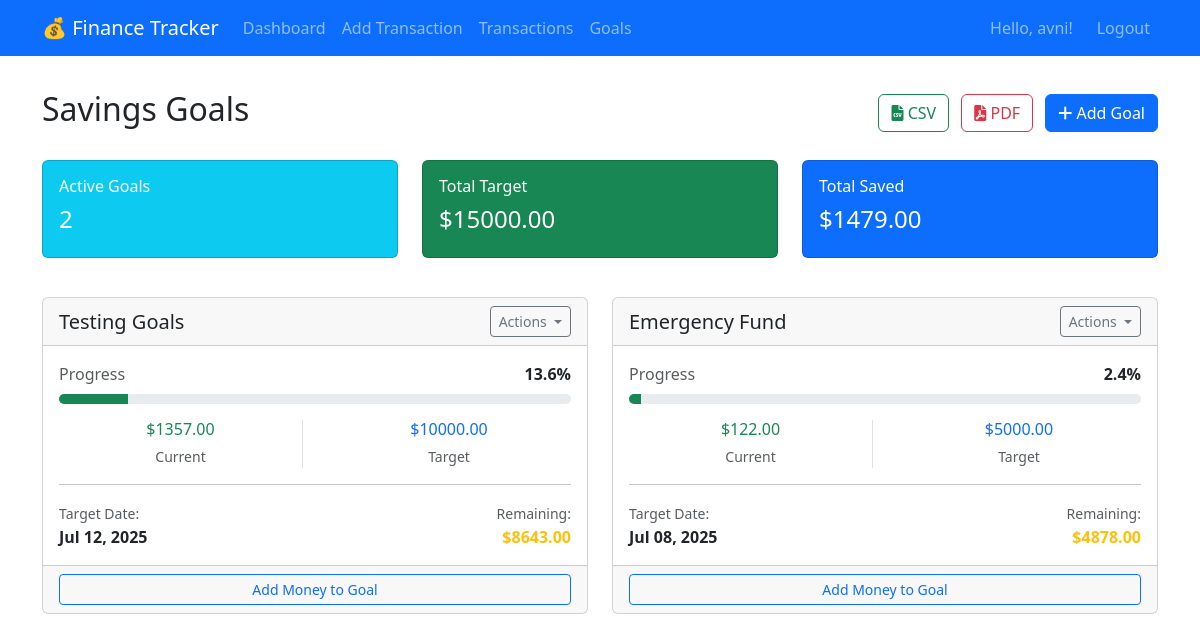
/goals/ (signed in), run on an earlier commit of the app's database.
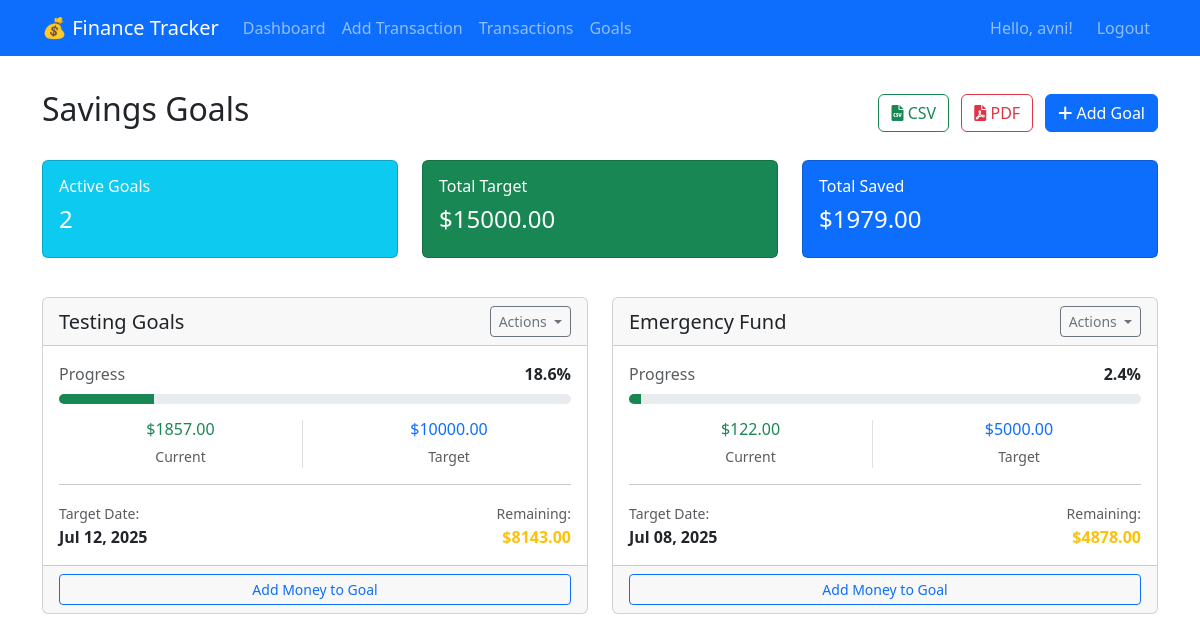
And on a later commit of the database.
### tracker/models.py (models this page shows, shortened)
class SavingsGoal(models.Model):
    user = models.ForeignKey(User, on_delete=models.CASCADE)
    name = models.CharField(max_length=100)
    target_amount = models.DecimalField(max_digits=10, decimal_places=2)
    current_amount = models.DecimalField(max_digits=10, decimal_places=2, default=0)
    target_date = models.DateField()
    description = models.TextField(blank=True)
    created_at = models.DateTimeField(auto_now_add=True)
    updated_at = models.DateTimeField(auto_now=True)
    @property
    def progress_percentage(self):
        if self.target_amount > 0:
            return min((float(self.current_amount) / float(self.target_amount)) * 100, 100)
        return 0

### tracker/views.py (the view)
# urls.py: path('goals/', views.savings_goals, name='savings_goals'),
@login_required
def savings_goals(request):
    goals = SavingsGoal.objects.filter(user=request.user).order_by('-created_at')
    active_goals_count = goals.count()
    total_target = goals.aggregate(Sum('target_amount'))['target_amount__sum'] or 0
    total_saved = goals.aggregate(Sum('current_amount'))['current_amount__sum'] or 0
    for goal in goals:
        goal.remaining_amount = goal.target_amount - goal.current_amount
        goal.is_overdue = goal.target_date < timezone.now().date() and goal.progress_percentage < 100
    context = {
        'goals': goals,
        'active_goals_count': active_goals_count,
        'total_target': total_target,
        'total_saved': total_saved,
    }
    return render(request, 'tracker/goals.html', context)

### templates/tracker/goals.html (shortened to what the changed rows need)
{% extends 'base.html' %}
{% load static %}
{% block content %}
<div class="d-flex justify-content-between align-items-center mb-4">
    <h2>Savings Goals</h2>
</div>
<div class="row mb-4">
    <div class="col-md-4">
        <div class="card bg-primary text-white dashboard-card">
            <div class="card-body">
                <h6>Total Saved</h6>
                <h4>${{ total_saved|floatformat:2 }}</h4>
            </div>
        </div>
    </div>
</div>
{% if goals %}
    <div class="row">
        {% for goal in goals %}
        <div class="col-lg-6 mb-4">
            <div class="card h-100">
                <div class="card-header d-flex justify-content-between align-items-center">
                    <h5 class="mb-0">{{ goal.name }}</h5>
                    <div class="dropdown">
                        <button class="btn btn-sm btn-outline-secondary dropdown-toggle" type="button" data-bs-toggle="dropdown">
                            Actions
                        </button>
                    </div>
                </div>
                <div class="card-body">
                    <div class="mb-3">
                        <div class="d-flex justify-content-between align-items-center mb-2">
                            <span class="text-muted">Progress</span>
                            <span class="fw-bold">{{ goal.progress_percentage|floatformat:1 }}%</span>
                        </div>
                        <div class="progress" style="height: 10px;">
                            <div class="progress-bar bg-success"
                                 role="progressbar"
                                 style="--progress: {{ goal.progress_percentage }}%; width: var(--progress);"
                                 aria-valuenow="{{ goal.progress_percentage }}"
                                 aria-valuemin="0"
                                 aria-valuemax="100">
                            </div>
                        </div>
                    </div>
                    <div class="row text-center">
                        <div class="col-6">
                            <div class="border-end">
                                <h6 class="text-success mb-1">${{ goal.current_amount|floatformat:2 }}</h6>
                                <small class="text-muted">Current</small>
                            </div>
                        </div>
                        <div class="col-6">
                            <h6 class="text-primary mb-1">${{ goal.target_amount|floatformat:2 }}</h6>
                            <small class="text-muted">Target</small>
                        </div>
                    </div>
                    <hr>
                    <div class="d-flex justify-content-between align-items-center">
                        <div>
                            <small class="text-muted">Target Date:</small>
                            <div class="fw-bold">{{ goal.target_date|date:"M d, Y" }}</div>
                        </div>
                        <div class="text-end">
                            <small class="text-muted">Remaining:</small>
                            <div class="fw-bold text-warning">${{ goal.remaining_amount|floatformat:2 }}</div>
                        </div>
                    </div>
                </div>
                <div class="card-footer">
                    {% if goal.progress_percentage >= 100 %}
                        <span class="badge bg-success w-100 py-2">🎉 Goal Achieved!</span>
                    {% elif goal.is_overdue %}
                        <span class="badge bg-danger w-100 py-2">⚠️ Overdue</span>
                    {% else %}
                        <button class="btn btn-outline-primary btn-sm w-100" onclick="addMoney('{{ goal.id }}', '{{ goal.name|escapejs }}')">
                            Add Money to Goal
                        </button>
                    {% endif %}
                </div>
            </div>
        </div>
        {% endfor %}
    </div>
{% endif %}
{% endblock %}

What changed in the data, as far as the page shows it:
changed SavingsGoal "Testing Goals": progress_percentage "13.6" → "18.6"; current_amount "1357.00" → "1857.00"; remaining_amount "8643.00" → "8143.00"
Also different on the page:
{{ total_saved|floatformat:2 }}: "1479.00" → "1979.00"
